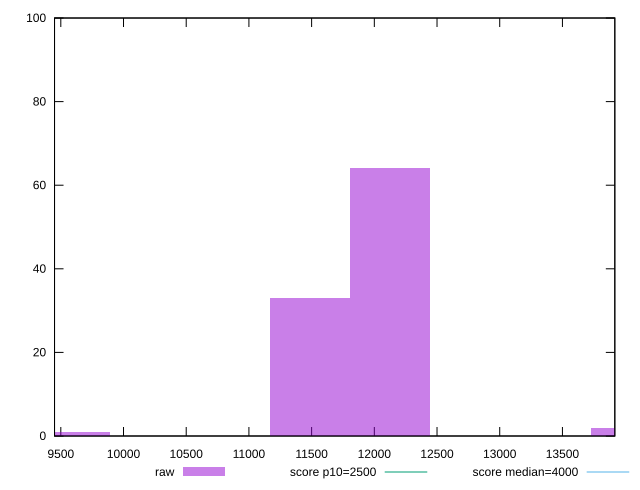

Write the gnuplot code that produced this figure.
reset

$raw <<EOF
9574.947927383499 1
12128.267374685765 64
11489.937512860199 33
14043.256960162465 2
EOF

set key outside below
set boxwidth 638.3298618255666
set xrange [9449.958999999999:13917.8065]
set yrange [0:100]
set trange [0:100]
set style fill transparent solid 0.5 noborder

set parametric
set terminal svg size 640, 490 enhanced background rgb 'white'
set output "reports/report_00033_2021-03-01T14-23-16.841Z/largest-contentful-paint/samples/astro/raw/histogram.svg"

plot $raw title "raw" with boxes, \
     2500,t title "score p10=2500", \
     4000,t title "score median=4000"

reset
